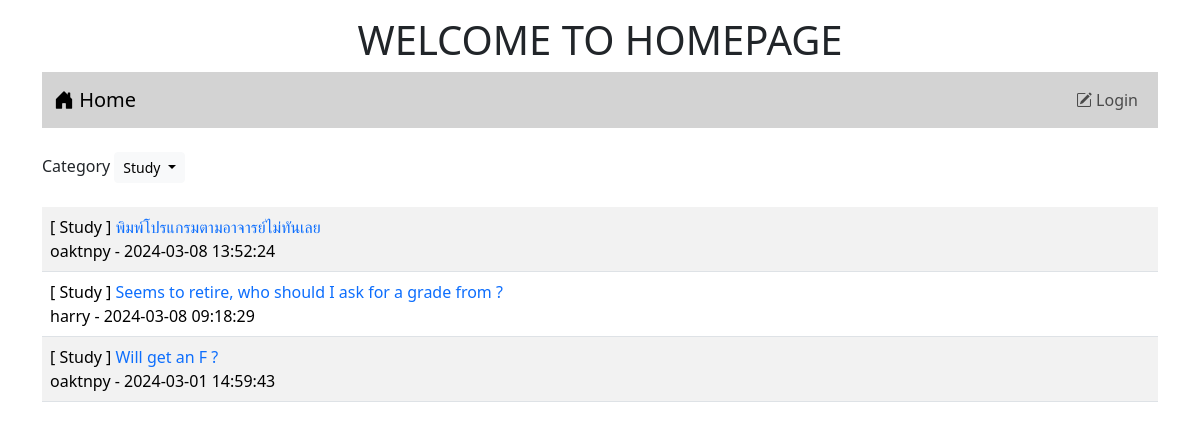
Screenshot of /index.php?category=2 with the database file from the repository.
### tables this page shows
CREATE TABLE `category` (
  `id` int(11) NOT NULL,
  `name` varchar(32) NOT NULL
);

CREATE TABLE `post` (
  `id` int(11) NOT NULL,
  `title` varchar(128) NOT NULL,
  `content` varchar(2048) NOT NULL,
  `post_date` datetime NOT NULL,
  `cat_id` int(11) NOT NULL,
  `user_id` int(11) NOT NULL
);

CREATE TABLE `user` (
  `id` int(11) NOT NULL,
  `login` varchar(32) NOT NULL,
  `password` varchar(64) NOT NULL,
  `name` varchar(64) NOT NULL,
  `gender` char(1) NOT NULL,
  `email` varchar(32) NOT NULL,
  `role` char(1) NOT NULL
);

### index.php (the view, shortened to what this page needs)
<!DOCTYPE html>
<html lang="en">
<head>
    <link href="https://cdn.jsdelivr.net/npm/bootstrap@5.3.2/dist/css/bootstrap.min.css" rel="stylesheet">
    <link rel="stylesheet" href="https://cdn.jsdelivr.net/npm/bootstrap-icons@1.11.3/font/bootstrap-icons.min.css">
</head>
<body>
    <div class="container-lg">
        <h1 style="text-align: center;" class="mt-3">WELCOME TO HOMEPAGE</h1>
        <?php include "nav.php" ?>
        <div class="mt-4 d-flex justify-content-between">
        <div>
        <label>Category</label>
        <div class="btn-group">
            <button type="button" class="btn btn-light btn-sm dropdown-toggle" data-bs-toggle="dropdown" aria-expanded="false">
                <?php
                    if (isset($_GET['category']) && $_GET['category'] != 'all') {
                        $conn = new PDO("mysql:host=localhost;dbname=webboard;charset=utf8","root","");
                        $sql = "SELECT name FROM category WHERE id = " . $_GET['category'];
                        $result = $conn->query($sql);
                        $row = $result->fetch();
                        echo $row['name'];
                    } else {
                        echo '-- ALL --';
                    }
                ?>
            </button>
        </div>
    </div>
        </div>
        <table class="table table-striped mt-4">
            <?php
                $conn = new PDO("mysql:host=localhost;dbname=webboard;charset=utf8","root","");
                $category_condition = (isset($_GET['category']) && $_GET['category'] != 'all') ? 'WHERE t3.id = ' . $_GET['category'] : '';
                $sql = "SELECT t3.name, t1.title, t1.id, t2.login, t1.post_date FROM post as t1
                    INNER JOIN user as t2 ON (t1.user_id = t2.id)
                    INNER JOIN category as t3 ON (t1.cat_id = t3.id)
                    $category_condition
                    ORDER BY t1.post_date DESC";
                $result = $conn->query($sql);
                while ($row = $result->fetch()) {
                    echo "<tr>";
                    echo "<td>[ $row[0] ] <a href=post.php?id=$row[2] style=text-decoration:none>$row[1]</a><br>$row[3] - $row[4]</td>";
                    echo "</td></tr>";
                }
            ?>
        </table>
    </div>
</body>
</html>

### rows the page displays
category: name "Study"
post: category.name "Study", title "พิมพ์โปรแกรมตามอาจารย์ไม่ทันเลย", user.login "oaktnpy", post_date "2024-03-08 13:52:24"
post: category.name "Study", title "Seems to retire, who should I ask for a grade from ?", user.login "harry", post_date "2024-03-08 09:18:29"
post: category.name "Study", title "Will get an F ?", user.login "oaktnpy", post_date "2024-03-01 14:59:43"
